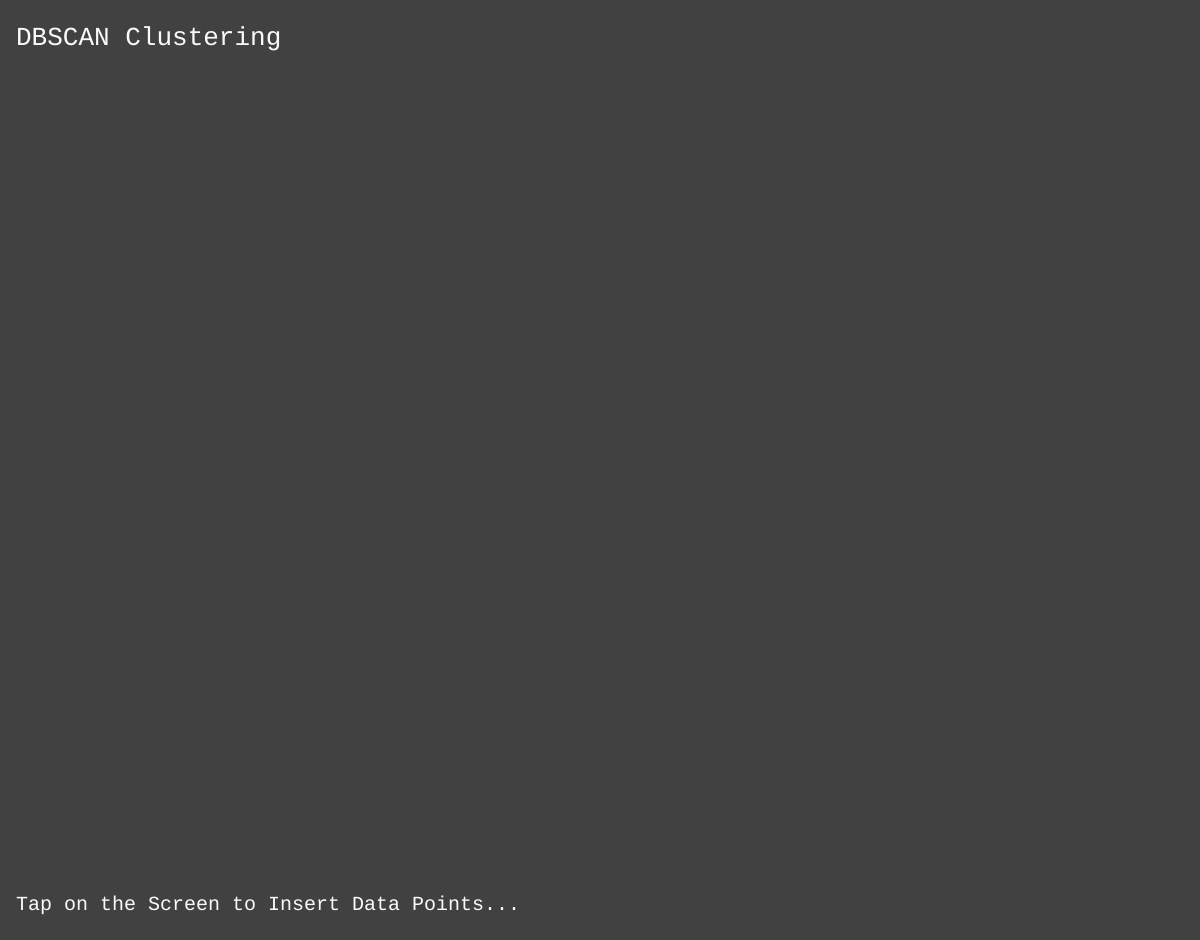
Frame 1 (no input)
Frame 60 (no input): identical to frame 1, image omitted
Frame 120 (the mouse pressed at the canvas centre since frame 60): identical to frame 1, image omitted

The p5.js sketch that drew this single still picture (run headless with seeded random() and noise() and a simulated clock; from frame 60 on, the mouse is pressed at the canvas centre):

// p5.js sketch
// ── sketch.js
var showLine;
var showline = true;
var showCircle;
var showcircle = true;
var epsilon, epsilonSlider, epsilonSpan, minPoints, minPointsSlider, start, reset;
var data = [];
var c = [];
var isstart = true;
var colors = ["#03A9F4", "#F8BBD0", "#FFEB3B", "#4CAF50", "#009688","#AA00FF", "#5C6BC0", "#BDBDBD", "#FFFF8D", "#795548","#F44336", "#9C27B0", "#E91E63", "#2196F3", "#8BC34A", "white"];
var colorc = 0;


function setup () {
  //creates a canvas for us to draw or display the output.
  createCanvas(windowWidth, windowHeight - 60);
  createSpan("  |  ");
  createSpan("Epsilon : ");
  epsilonSlider = createSlider(0, 400, 100);
  epsilonSlider.changed(epsilonChanged);
  epsilonSpan = createSpan(epsilonSlider.value());
  createSpan("  |  ");
  createSpan("Min Cluster Size : ");
  minPointsSlider = createSlider(0, 10, 5);
  minPointsSpan = createSpan(minPointsSlider.value());
  minPointsSlider.changed(minPointsChanged);
  createSpan("  |  ");
  showLine = createButton("Show Lines");
  showLine.mousePressed(function () {
    showline = !showline;
  });
  createSpan("  |  ");
  showCircle = createButton("Show Circle");
  showCircle.mousePressed(function () {
    showcircle = !showcircle;
  });
  // start = createButton("Start");
  // start.mousePressed(startClustering);

  // reset = createButton("Reset");
  // reset.mousePressed(resetClustering);

}

function draw () {
  epsilon = epsilonSlider.value();
  epsilonSpan.html(epsilon.toString());
  minPoints = minPointsSlider.value();
  minPointsSpan.html(minPoints.toString());

  //background color
  background(65);

  //font color
  fill(250);
  textFont('monospace');
  textSize(26);
  text("DBSCAN Clustering", 16, 45);
  textSize(20);
  text("Tap on the Screen to Insert Data Points...", 16, height - 30);
  fill(100);
  textSize(15);

  noFill();
  noStroke();
  for (var i = 0; i < data.length; i++) {
    noStroke();
    fill(color(colors[c[i]]));
    ellipse(data[i][0], data[i][1], 10, 10);
    if (showcircle) {
      noFill();
      stroke(	176,196,222);
      ellipse(data[i][0], data[i][1], epsilon, epsilon);
    }
  }
  if (isstart) {
  for (var i = 0; i < data.length; i++) {
    var temp = [];
    var mintemp = 0;
    for (var j = 0; j < data.length; j++) {
      if (distanceSquare(data[i][0], data[i][1], data[j][0], data[j][1]) <= epsilon * epsilon) {
        temp.push(j);
        mintemp++;
      }
    }
    if (mintemp >= minPoints) {

      if (c[i] == colors.length - 1) {
        c[i] = colorc;
        colorc++;
        colorc = colorc%colors.length;
      }

      for (var j = 0; j < temp.length; j++) {
        //Sets the color used to draw lines and borders around shapes.
        stroke(255);
        c[temp[j]] = c[i];
        if (showline) {
          line(data[i][0], data[i][1], data[temp[j]][0], data[temp[j]][1]);
        }
        noStroke();
      }
    }
  }
  }
  noFill();
}

// function startClustering () {
//   isstart = !isstart;

//   epsilonSlider.hide();
//   minPointsSlider.hide();
// }

function resetClustering () {

  for (var i = 0; i < data.length; i++) {
    c[i] = colors.length - 1;
  }
  isstart = !isstart;

  epsilonSlider.show();
  minPointsSlider.show();
}

function mouseClicked () {
  if (isstart) {
    data.push([mouseX, mouseY]);
    c.push(colors.length - 1);
  }
}

function distanceSquare (x1, y1, x2, y2) {
  return (x1 - x2) * (x1 - x2) + (y1 - y2) * (y1 - y2);
}

function epsilonChanged () {
  isstart = !isstart;
  colorc = 0;
  for (var i = 0; i < data.length; i++) {
    c[i] = colors.length - 1;
  }
  isstart = !isstart;
}

function minPointsChanged () {
  isstart = !isstart;
  colorc = 0;
  for (var i = 0; i < data.length; i++) {
    c[i] = colors.length - 1;
  }
  isstart = !isstart;
}
